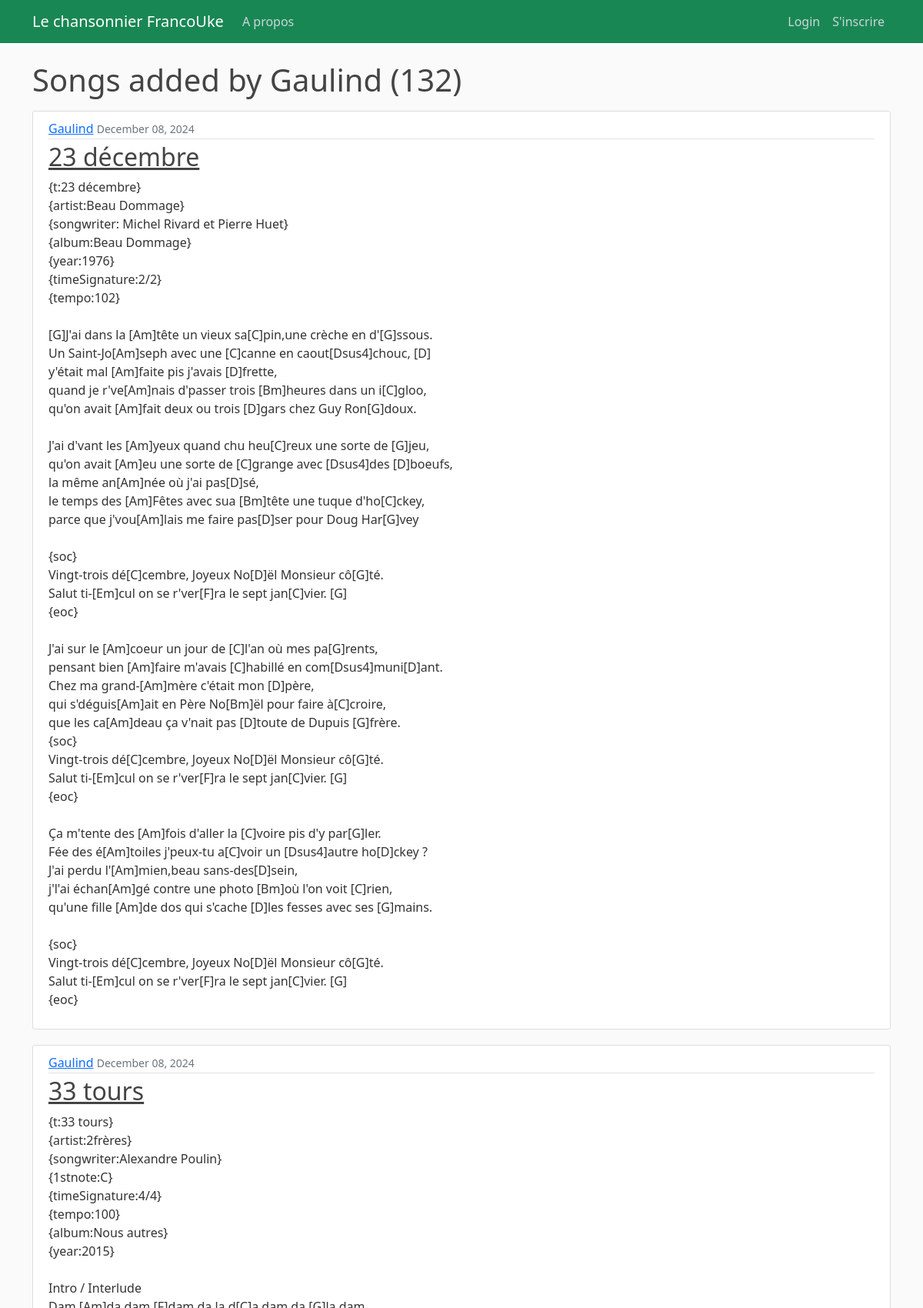
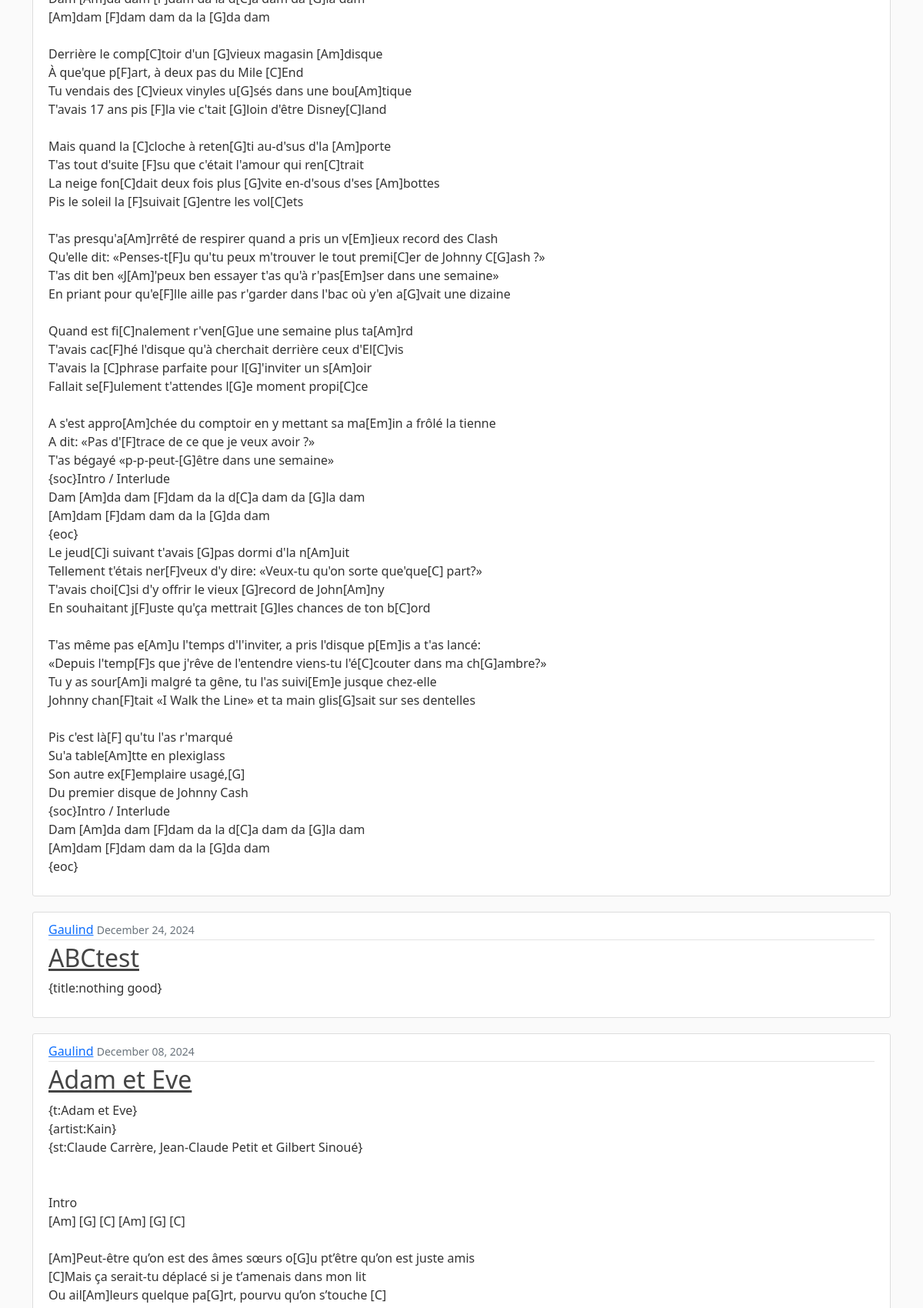
The page /user/Gaulind (upper part) on the database its author committed (2 pictures, top to bottom).
### songbook/models.py (models this page shows, shortened)
class Song(models.Model):
    songTitle = models.CharField(max_length=100, blank=True, null=True)
    songChordPro = models.TextField()  # Original
    lyrics_with_chords = models.JSONField(null=True, blank=True)
    metadata = models.JSONField(blank=True, null=True)  # Stores metadata as JSON
    date_posted = models.DateField(default=timezone.now)
    contributor = models.ForeignKey(User, on_delete=models.CASCADE)
    abc_notation = models.TextField(blank=True, null=True, help_text="Optional ABC notation for this song.")
    tags = TaggableManager(blank=True)

### songbook/views.py (the view)
# urls.py: path('user/<str:username>', UserSongListView.as_view(), name='user-songs'),
class UserSongListView (ListView):
    model = Song
    template_name = 'songbook/user_songs.html'
    context_object_name = 'songs'
    ordering = ['songTitle']
    paginate_by = 15
    def get_queryset(self):
        user = get_object_or_404(User, username=self.kwargs.get('username'))
        return Song.objects.filter(contributor=user).order_by('songTitle')

### songbook/templates/songbook/user_songs.html (shortened to what this page needs)
{% extends "songbook/base.html" %}
{% block content %}
    <h1 class="mb-3">Songs added by {{ view.kwargs.username}} ({{ page_obj.paginator.count}})</h1>
    {% for song in songs %}
        <article class="media content-section">
            <div class="media-body">
            <div class="article-metadata">
                <a class="mr-2" href="{% url 'user-songs' song.contributor.username %}">{{ song.contributor }}</a>
                <small class="text-muted">{{ song.date_posted|date:"F d, Y" }}</small>
            </div>
            <h2><a class="article-title" href="{% url 'song-detail' song.id%}">{{ song.songTitle }}</a></h2>
            <p class="article-content">{{ song.songChordPro }}</p>
            </div>
        </article>
    {% endfor %}
{% endblock content %}

### songbook/static/songbook/main.css (style rules this page uses)
body { background: #fafafa; color: #333333; margin-top: 5rem; }
h1, h2, h3, h4, h5, h6 { color: #444444; }
.content-section { background: #ffffff; padding: 10px 20px; border: 1px solid #dddddd; border-radius: 3px; margin-bottom: 20px; }
.article-title { color: #444444; }
.article-content { white-space: pre-line; }
.article-metadata { padding-bottom: 1px; margin-bottom: 4px; border-bottom: 1px solid #e3e3e3 }

### rows shown on the page
Song: contributor "Gaulind", date_posted "December 08, 2024", songTitle "23 décembre", songChordPro "{t:23 décembre} {artist:Beau Dommage} {songwriter: Michel Rivard et Pierre Huet} {album:Beau Dommage} {year:1976} {timeSignature:2/2} {tempo:102} [G]J'ai dans la [Am]tête un vieux sa[C]pin,une crèche en d'[G]ssous. Un Saint-Jo[Am]seph avec une [C]canne en caout[Dsus4]chouc, [D] y'était mal [Am]faite pis j'avais [D]frette, quand je r've[Am]nais d'passer trois [Bm]heures dans un i[C]gloo, qu'on avait [Am]fait deux ou trois [D]gars chez Guy Ron[G]doux. J'ai d'vant les [Am]yeux quand chu heu[C]reux une sorte de [G]jeu, qu'on avait [Am]eu une sorte de [C]grange avec [Dsus4]des [D]boeufs, la même an[Am]née où j'ai pas[D]sé, le temps des [Am]Fêtes avec sua [Bm]tête une tuque d'ho[C]ckey, parce que…"
Song: contributor "Gaulind", date_posted "December 08, 2024", songTitle "33 tours", songChordPro "{t:33 tours} {artist:2frères} {songwriter:Alexandre Poulin} {1stnote:C} {timeSignature:4/4} {tempo:100} {album:Nous autres} {year:2015} Intro / Interlude Dam [Am]da dam [F]dam da la d[C]a dam da [G]la dam [Am]dam [F]dam dam da la [G]da dam Derrière le comp[C]toir d'un [G]vieux magasin [Am]disque À que'que p[F]art, à deux pas du Mile [C]End Tu vendais des [C]vieux vinyles u[G]sés dans une bou[Am]tique T'avais 17 ans pis [F]la vie c'tait [G]loin d'être Disney[C]land Mais quand la [C]cloche à reten[G]ti au-d'sus d'la [Am]porte T'as tout d'suite [F]su que c'était l'amour qui ren[C]trait La neige fon[C]dait deux fois plus [G]vite en-d'sous d'ses [Am]bottes Pis le soleil la [F]suivait [G]entre…"
Song: contributor "Gaulind", date_posted "December 24, 2024", songTitle "ABCtest", songChordPro "{title:nothing good}"
Song: contributor "Gaulind", date_posted "December 08, 2024", songTitle "Adam et Eve"

### other values the page prints
{{ view.kwargs.username }} "Gaulind"
{{ page_obj.paginator.count }} "132"
